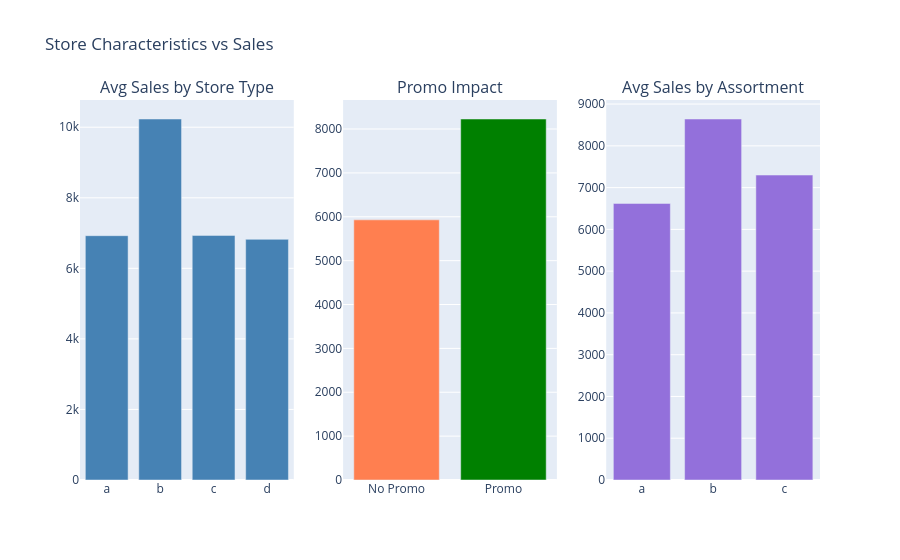

Here is the notebook cell this chart was saved with:
### Code cell
# Sales by store type
storetype_sales = df_open.groupby('StoreType')['Sales'].mean().reset_index()

# Sales with/without promo
promo_sales = df_open.groupby('Promo')['Sales'].mean().reset_index()
promo_sales['Promo'] = promo_sales['Promo'].map({0: 'No Promo', 1: 'Promo'})

# Sales by assortment
assortment_sales = df_open.groupby('Assortment')['Sales'].mean().reset_index()

fig = make_subplots(rows=1, cols=3,
                    subplot_titles=['Avg Sales by Store Type',
                                    'Promo Impact',
                                    'Avg Sales by Assortment'])

fig.add_trace(
    go.Bar(x=storetype_sales['StoreType'], y=storetype_sales['Sales'],
           marker_color='steelblue'),
    row=1, col=1
)

fig.add_trace(
    go.Bar(x=promo_sales['Promo'], y=promo_sales['Sales'],
           marker_color=['coral', 'green']),
    row=1, col=2
)

fig.add_trace(
    go.Bar(x=assortment_sales['Assortment'], y=assortment_sales['Sales'],
           marker_color='mediumpurple'),
    row=1, col=3
)

fig.update_layout(title='Store Characteristics vs Sales', showlegend=False)
fig.show()

### Figure 1 — Plotly figure (JSON) as saved in the notebook; plotly's stock layout.template omitted (floating-point values rounded to 4 significant figures)
{"data": [{"marker": {"color": "steelblue"}, "type": "bar", "x": ["a", "b", "c", "d"], "xaxis": "x", "y": [6926.0, 10230.0, 6933.0, 6822.0], "yaxis": "y"}, {"marker": {"color": ["coral", "green"]}, "type": "bar", "x": ["No Promo", "Promo"], "xaxis": "x2", "y": [5930.0, 8229.0], "yaxis": "y2"}, {"marker": {"color": "mediumpurple"}, "type": "bar", "x": ["a", "b", "c"], "xaxis": "x3", "y": [6622.0, 8643.0, 7301.0], "yaxis": "y3"}], "layout": {"annotations": [{"font": {"size": 16}, "showarrow": false, "text": "Avg Sales by Store Type", "x": 0.1444, "xanchor": "center", "xref": "paper", "y": 1, "yanchor": "bottom", "yref": "paper"}, {"font": {"size": 16}, "showarrow": false, "text": "Promo Impact", "x": 0.5, "xanchor": "center", "xref": "paper", "y": 1, "yanchor": "bottom", "yref": "paper"}, {"font": {"size": 16}, "showarrow": false, "text": "Avg Sales by Assortment", "x": 0.8556, "xanchor": "center", "xref": "paper", "y": 1, "yanchor": "bottom", "yref": "paper"}], "showlegend": false, "title": {"text": "Store Characteristics vs Sales"}, "xaxis": {"anchor": "y", "domain": [0, 0.2889]}, "xaxis2": {"anchor": "y2", "domain": [0.3556, 0.6444]}, "xaxis3": {"anchor": "y3", "domain": [0.7111, 1]}, "yaxis": {"anchor": "x", "domain": [0, 1]}, "yaxis2": {"anchor": "x2", "domain": [0, 1]}, "yaxis3": {"anchor": "x3", "domain": [0, 1]}}}
